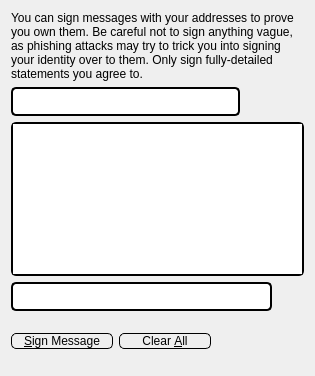
     <widget class="QWidget" name="tabSignMessage">
      <attribute name="title">
       <string>&amp;Sign Message</string>
      </attribute>
      <layout class="QVBoxLayout" name="verticalLayout_SM">
       <item>
        <widget class="QLabel" name="infoLabel_SM">
         <property name="text">
          <string>You can sign messages with your addresses to prove you own them. Be careful not to sign anything vague, as phishing attacks may try to trick you into signing your identity over to them. Only sign fully-detailed statements you agree to.</string>
         </property>
         <property name="textFormat">
          <enum>Qt::PlainText</enum>
         </property>
         <property name="wordWrap">
          <bool>true</bool>
         </property>
        </widget>
       </item>
       <item>
        <layout class="QHBoxLayout" name="horizontalLayout_1_SM">
         <property name="spacing">
          <number>0</number>
         </property>
         <item>
          <widget class="QValidatedLineEdit" name="addressIn_SM">
           <property name="toolTip">
            <string>The address to sign the message with (e.g. 4Zo1ga6xuKuQ7JV7M9rGDoxdbYwV5zgQJ5)</string>
           </property>
           <property name="styleSheet">
            <string notr="true">border-top-left-radius: 5px;
border-top-right-radius: 5px;
border-bottom-left-radius: 5px;
border-bottom-right-radius: 5px;
border: 2px solid #000000;
min-height: 25px;
max-height: 25px;</string>
           </property>
           <property name="maxLength">
            <number>34</number>
           </property>
          </widget>
         </item>
         <item>
          <widget class="QPushButton" name="addressBookButton_SM">
           <property name="toolTip">
            <string>Choose an address from the address book</string>
           </property>
           <property name="styleSheet">
            <string notr="true">border-top-left-radius: 5px;
border-top-right-radius: 5px;
border-bottom-left-radius: 5px;
border-bottom-right-radius: 5px;
</string>
           </property>
           <property name="text">
            <string/>
           </property>
           <property name="icon">
            <iconset resource="../bitcoin.qrc">
             <normaloff>:/icons/address-book</normaloff>:/icons/address-book</iconset>
           </property>
           <property name="shortcut">
            <string>Alt+A</string>
           </property>
           <property name="autoDefault">
            <bool>false</bool>
           </property>
          </widget>
         </item>
         <item>
          <widget class="QPushButton" name="pasteButton_SM">
           <property name="toolTip">
            <string>Paste address from clipboard</string>
           </property>
           <property name="styleSheet">
            <string notr="true">border-top-left-radius: 5px;
border-top-right-radius: 5px;
border-bottom-left-radius: 5px;
border-bottom-right-radius: 5px;</string>
           </property>
           <property name="text">
            <string/>
           </property>
           <property name="icon">
            <iconset resource="../bitcoin.qrc">
             <normaloff>:/icons/editpaste</normaloff>:/icons/editpaste</iconset>
           </property>
           <property name="shortcut">
            <string>Alt+P</string>
           </property>
           <property name="autoDefault">
            <bool>false</bool>
           </property>
          </widget>
         </item>
        </layout>
       </item>
       <item>
        <widget class="QPlainTextEdit" name="messageIn_SM">
         <property name="toolTip">
          <string>Enter the message you want to sign here</string>
         </property>
         <property name="styleSheet">
          <string notr="true">border-top-left-radius: 5px;
border-top-right-radius: 5px;
border-bottom-left-radius: 5px;
border-bottom-right-radius: 5px;
border: 2px solid #000000;
min-height: 150px;
max-height: 150px;</string>
         </property>
        </widget>
       </item>
       <item>
        <layout class="QHBoxLayout" name="horizontalLayout_2_SM">
         <property name="spacing">
          <number>0</number>
         </property>
         <item>
          <widget class="QLineEdit" name="signatureOut_SM">
           <property name="font">
            <font>
             <italic>true</italic>
            </font>
           </property>
           <property name="styleSheet">
            <string notr="true">border-top-left-radius: 5px;
border-top-right-radius: 5px;
border-bottom-left-radius: 5px;
border-bottom-right-radius: 5px;
border: 2px solid #000000;
min-height: 25px;
max-height: 25px;</string>
           </property>
           <property name="readOnly">
            <bool>true</bool>
           </property>
          </widget>
         </item>
         <item>
          <widget class="QPushButton" name="copySignatureButton_SM">
           <property name="toolTip">
            <string>Copy the current signature to the system clipboard</string>
           </property>
           <property name="styleSheet">
            <string notr="true">border-top-left-radius: 5px;
border-top-right-radius: 5px;
border-bottom-left-radius: 5px;
border-bottom-right-radius: 5px;


</string>
           </property>
           <property name="text">
            <string/>
           </property>
           <property name="icon">
            <iconset resource="../bitcoin.qrc">
             <normaloff>:/icons/editcopy</normaloff>:/icons/editcopy</iconset>
           </property>
           <property name="autoDefault">
            <bool>false</bool>
           </property>
          </widget>
         </item>
        </layout>
       </item>
       <item>
        <layout class="QHBoxLayout" name="horizontalLayout_3_SM">
         <item>
          <widget class="QPushButton" name="signMessageButton_SM">
           <property name="toolTip">
            <string>Sign the message to prove you own this RIchCoin address</string>
           </property>
           <property name="styleSheet">
            <string notr="true">border-top-left-radius: 5px;
border-top-right-radius: 5px;
border-bottom-left-radius: 5px;
border-bottom-right-radius: 5px;
border: 1px solid #000000;
min-width: 100px;
max-width: 100px;
</string>
           </property>
           <property name="text">
            <string>&amp;Sign Message</string>
           </property>
           <property name="icon">
            <iconset resource="../bitcoin.qrc">
             <normaloff>:/icons/edit</normaloff>:/icons/edit</iconset>
           </property>
           <property name="autoDefault">
            <bool>false</bool>
           </property>
          </widget>
         </item>
         <item>
          <widget class="QPushButton" name="clearButton_SM">
           <property name="toolTip">
            <string>Reset all sign message fields</string>
           </property>
           <property name="styleSheet">
            <string notr="true">border-top-left-radius: 5px;
border-top-right-radius: 5px;
border-bottom-left-radius: 5px;
border-bottom-right-radius: 5px;
border: 1px solid #000000;
min-width: 90px;
max-width: 90px;</string>
           </property>
           <property name="text">
            <string>Clear &amp;All</string>
           </property>
           <property name="icon">
            <iconset resource="../bitcoin.qrc">
             <normaloff>:/icons/remove</normaloff>:/icons/remove</iconset>
           </property>
           <property name="autoDefault">
            <bool>false</bool>
           </property>
          </widget>
         </item>
         <item>
          <spacer name="horizontalSpacer_1_SM">
           <property name="orientation">
            <enum>Qt::Horizontal</enum>
           </property>
           <property name="sizeHint" stdset="0">
            <size>
             <width>40</width>
             <height>48</height>
            </size>
           </property>
          </spacer>
         </item>
         <item>
          <widget class="QLabel" name="statusLabel_SM">
           <property name="font">
            <font>
             <weight>75</weight>
             <bold>true</bold>
            </font>
           </property>
           <property name="text">
            <string/>
           </property>
           <property name="wordWrap">
            <bool>true</bool>
           </property>
          </widget>
         </item>
         <item>
          <spacer name="horizontalSpacer_2_SM">
           <property name="orientation">
            <enum>Qt::Horizontal</enum>
           </property>
           <property name="sizeHint" stdset="0">
            <size>
             <width>40</width>
             <height>48</height>
            </size>
           </property>
          </spacer>
         </item>
        </layout>
       </item>
      </layout>
     </widget>
